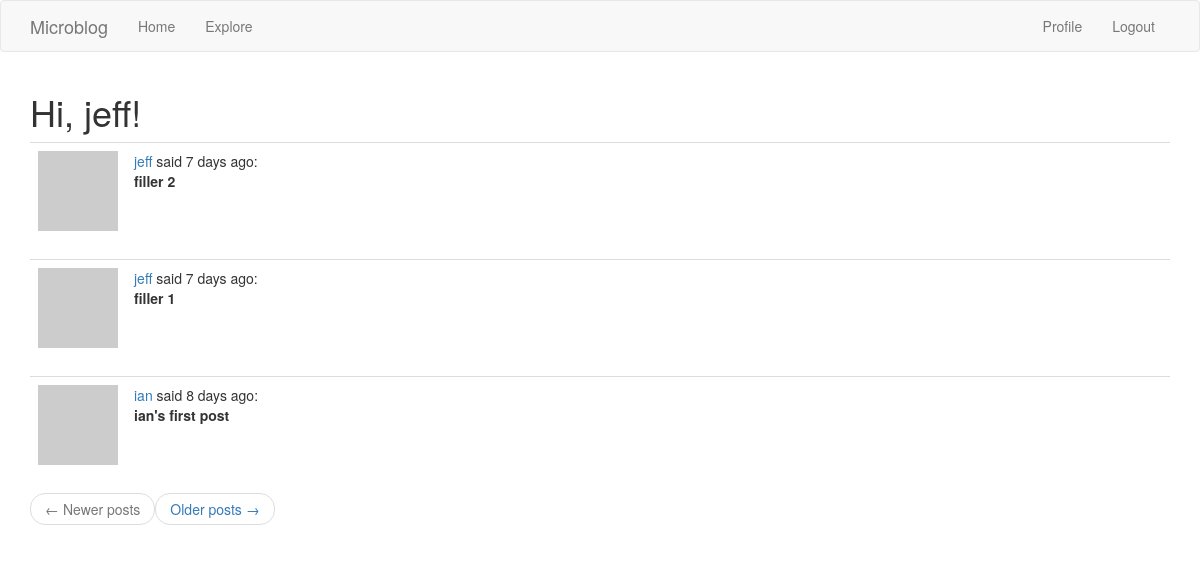
The page /explore (signed in) on the database as committed earlier.
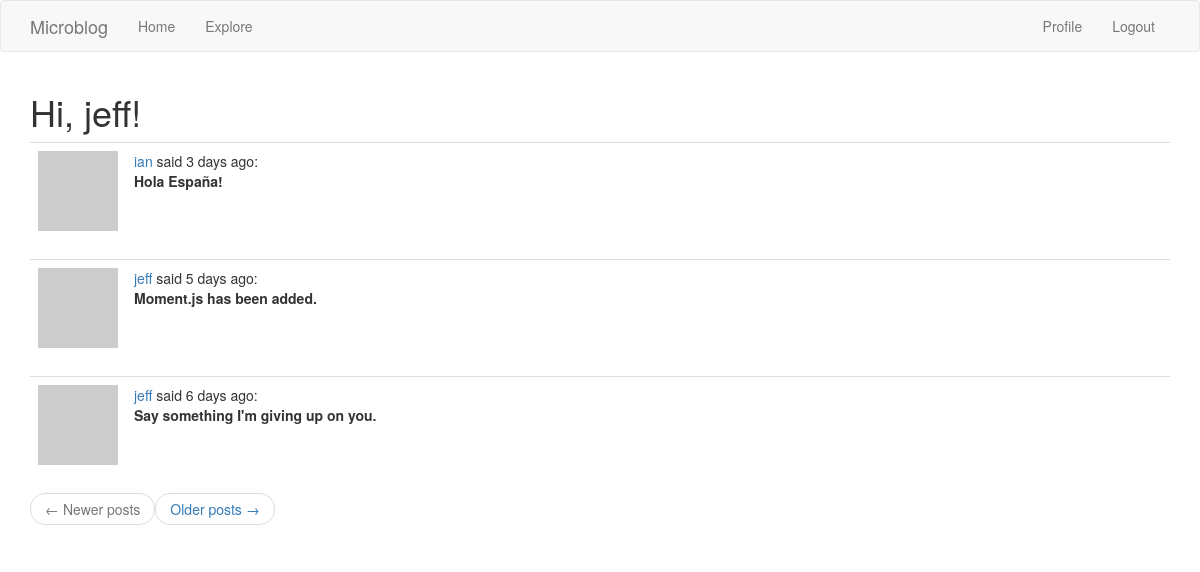
The same page on the database as committed later.
### app/models.py (models this page shows, shortened)
class Post(db.Model):
    id = db.Column(db.Integer, primary_key=True)
    body = db.Column(db.String(140))
    timestamp = db.Column(db.DateTime, index=True, default=datetime.utcnow)
    user_id = db.Column(db.Integer, db.ForeignKey('user.id'))
    language = db.Column(db.String(5))

### app/routes.py (the view)
@app.route('/explore')
@login_required
def explore():
    page = request.args.get('page', 1, type=int)
    posts = Post.query.order_by(Post.timestamp.desc()).paginate(
        page, app.config['POSTS_PER_PAGE'], False)
    next_url = url_for('explore', page=posts.next_num) \
        if posts.has_next else None
    prev_url = url_for('explore', page=posts.prev_num) \
        if posts.has_prev else None
    return render_template('index.html', title='Explore', posts=posts.items,
                        next_url=next_url, prev_url=prev_url)

### app/models.py (called while the page is built)
@login.user_loader
def load_user(id):
    return User.query.get(int(id))

    def avatar(self, size):
        digest = md5(self.email.lower().encode('utf-8')).hexdigest()
        return 'https://gravatar.com/avatar/{}?d=identicon&s={}'.format(
            digest, size)

### app/routes.py (called while the page is built)
@app.before_request
def before_request():
    if current_user.is_authenticated:
        current_user.last_seen = datetime.utcnow()
        db.session.commit()
    g.locale = str(get_locale())

### app/templates/index.html (shortened to what this page needs)
{% extends "base.html" %}
{% import 'bootstrap/wtf.html' as wtf %}
{% block app_content %}
	<h1>{{ _('Hi, %(username)s!', username=current_user.username) }}</h1>
	{% for post in posts %}
		{% include '_post.html' %}
	{% endfor %}
    <nav aria-label="...">
        <ul class="pager">
            <li class="previous{% if not prev_url %} disabled{% endif %}">
                <a href="{{ prev_url or '#' }}">
                    <span aria-hidden="true">&larr;</span> Newer posts
                </a>
            </li>
            <li class="previous{% if not next_url %} disabled{% endif %}">
                <a href="{{ next_url or '#' }}">
                    Older posts <span aria-hidden="true">&rarr;</span>
                </a>
            </li>
        </ul>
    </nav>
{% endblock %}

### app/templates/_post.html (shortened to what this page needs)
    <table class="table table-hover">
        <tr>
            <td width="70px">
                <a href="{{ url_for('user', username=post.author.username) }}">
                    <img src="{{ post.author.avatar(70) }}" />
                </a>
            </td>
            <td>
				{{ _('%(username)s said %(when)s',
					username=user_link, when=moment(post.timestamp).fromNow()) }}:
                <br>
                <strong><span id="post{{ post.id }}">{{ post.body }}</span></strong>
    </table>

Rows that differ between the two databases and show on the page:
no longer on this page (row unchanged): Post: body "filler 2"
no longer on this page (row unchanged): Post: body "filler 1"
no longer on this page (row unchanged): Post: body "ian's first post"
added Post: body "Hola España!"
added Post: body "Moment.js has been added."
added Post: body "Say something I'm giving up on you."
